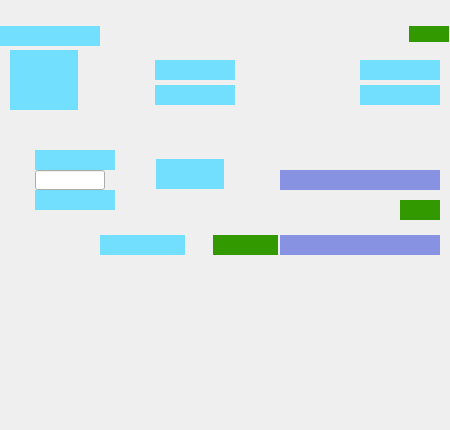
<?xml version="1.0" ?>
<ui version="4.0">
  <class>calc-3-4-2-1-FuncGen_full</class>
  <widget class="QWidget" name="screen">
    <property name="geometry">
      <rect>
        <x>800</x>
        <y>546</y>
        <width>450</width>
        <height>430</height>
      </rect>
    </property>
    <property name="styleSheet">
      <string notr="true">QWidget#screen {
  color: rgb(0, 0, 0);
  background-color: rgb(200, 200, 200);
  }</string>
    </property>
    <property name="windowTitle">
      <string>calc-3-4-2-1-FuncGen_full</string>
    </property>
    <widget class="QWidget" name="rectangle">
      <property name="geometry">
        <rect>
          <x>0</x>
          <y>0</y>
          <width>450</width>
          <height>25</height>
        </rect>
      </property>
      <property name="styleSheet">
        <string notr="true">QWidget#rectangle {
  color: rgb(255, 255, 255);
  }</string>
      </property>
      <property name="toolTip">
        <string>TBA widget: rectangle</string>
      </property>
    </widget>
    <widget class="QWidget" name="choice_button">
      <property name="geometry">
        <rect>
          <x>10</x>
          <y>50</y>
          <width>68</width>
          <height>60</height>
        </rect>
      </property>
      <property name="styleSheet">
        <string notr="true">QWidget#choice_button {
  color: rgb(0, 0, 0);
  background-color: rgb(115, 223, 255);
  }</string>
      </property>
      <property name="toolTip">
        <string>TBA widget: choice_button</string>
      </property>
    </widget>
    <widget class="QWidget" name="text">
      <property name="geometry">
        <rect>
          <x>85</x>
          <y>88</y>
          <width>65</width>
          <height>14</height>
        </rect>
      </property>
      <property name="styleSheet">
        <string notr="true">QWidget#text {
  color: rgb(0, 0, 0);
  }</string>
      </property>
      <property name="toolTip">
        <string>TBA widget: text</string>
      </property>
    </widget>
    <widget class="QWidget" name="text_1">
      <property name="geometry">
        <rect>
          <x>85</x>
          <y>63</y>
          <width>65</width>
          <height>14</height>
        </rect>
      </property>
      <property name="styleSheet">
        <string notr="true">QWidget#text_1 {
  color: rgb(0, 0, 0);
  }</string>
      </property>
      <property name="toolTip">
        <string>TBA widget: text_1</string>
      </property>
    </widget>
    <widget class="QWidget" name="text_entry">
      <property name="geometry">
        <rect>
          <x>155</x>
          <y>85</y>
          <width>80</width>
          <height>20</height>
        </rect>
      </property>
      <property name="styleSheet">
        <string notr="true">QWidget#text_entry {
  color: rgb(0, 0, 0);
  background-color: rgb(115, 223, 255);
  }</string>
      </property>
      <property name="toolTip">
        <string>TBA widget: text_entry</string>
      </property>
    </widget>
    <widget class="QWidget" name="text_entry_1">
      <property name="geometry">
        <rect>
          <x>155</x>
          <y>60</y>
          <width>80</width>
          <height>20</height>
        </rect>
      </property>
      <property name="styleSheet">
        <string notr="true">QWidget#text_entry_1 {
  color: rgb(0, 0, 0);
  background-color: rgb(115, 223, 255);
  }</string>
      </property>
      <property name="toolTip">
        <string>TBA widget: text_entry_1</string>
      </property>
    </widget>
    <widget class="QWidget" name="text_2">
      <property name="geometry">
        <rect>
          <x>260</x>
          <y>63</y>
          <width>100</width>
          <height>14</height>
        </rect>
      </property>
      <property name="styleSheet">
        <string notr="true">QWidget#text_2 {
  color: rgb(0, 0, 0);
  }</string>
      </property>
      <property name="toolTip">
        <string>TBA widget: text_2</string>
      </property>
    </widget>
    <widget class="QWidget" name="text_3">
      <property name="geometry">
        <rect>
          <x>260</x>
          <y>88</y>
          <width>100</width>
          <height>14</height>
        </rect>
      </property>
      <property name="styleSheet">
        <string notr="true">QWidget#text_3 {
  color: rgb(0, 0, 0);
  }</string>
      </property>
      <property name="toolTip">
        <string>TBA widget: text_3</string>
      </property>
    </widget>
    <widget class="QWidget" name="text_entry_2">
      <property name="geometry">
        <rect>
          <x>360</x>
          <y>60</y>
          <width>80</width>
          <height>20</height>
        </rect>
      </property>
      <property name="styleSheet">
        <string notr="true">QWidget#text_entry_2 {
  color: rgb(0, 0, 0);
  background-color: rgb(115, 223, 255);
  }</string>
      </property>
      <property name="toolTip">
        <string>TBA widget: text_entry_2</string>
      </property>
    </widget>
    <widget class="QWidget" name="text_entry_3">
      <property name="geometry">
        <rect>
          <x>360</x>
          <y>85</y>
          <width>80</width>
          <height>20</height>
        </rect>
      </property>
      <property name="styleSheet">
        <string notr="true">QWidget#text_entry_3 {
  color: rgb(0, 0, 0);
  background-color: rgb(115, 223, 255);
  }</string>
      </property>
      <property name="toolTip">
        <string>TBA widget: text_entry_3</string>
      </property>
    </widget>
    <widget class="QWidget" name="text_4">
      <property name="geometry">
        <rect>
          <x>35</x>
          <y>125</y>
          <width>80</width>
          <height>20</height>
        </rect>
      </property>
      <property name="styleSheet">
        <string notr="true">QWidget#text_4 {
  color: rgb(0, 0, 0);
  }</string>
      </property>
      <property name="toolTip">
        <string>TBA widget: text_4</string>
      </property>
    </widget>
    <widget class="PyDMLineEdit" name="text_update_1">
      <property name="geometry">
        <rect>
          <x>35</x>
          <y>170</y>
          <width>70</width>
          <height>20</height>
        </rect>
      </property>
      <property name="styleSheet">
        <string notr="true">PyDMLineEdit#text_update_1 {
  color: rgb(10, 0, 184);
  background-color: rgb(200, 200, 200);
  }</string>
      </property>
      <property name="toolTip">
        <string>PV: ${P}${Q}:Output</string>
      </property>
      <property name="readOnly">
        <bool>true</bool>
      </property>
      <property name="channel" stdset="0">
        <string>ca://${P}${Q}:Output</string>
      </property>
    </widget>
    <widget class="QWidget" name="text_entry_4">
      <property name="geometry">
        <rect>
          <x>35</x>
          <y>150</y>
          <width>80</width>
          <height>20</height>
        </rect>
      </property>
      <property name="styleSheet">
        <string notr="true">QWidget#text_entry_4 {
  color: rgb(0, 0, 0);
  background-color: rgb(115, 223, 255);
  }</string>
      </property>
      <property name="toolTip">
        <string>TBA widget: text_entry_4</string>
      </property>
    </widget>
    <widget class="QWidget" name="text_entry_5">
      <property name="geometry">
        <rect>
          <x>35</x>
          <y>190</y>
          <width>80</width>
          <height>20</height>
        </rect>
      </property>
      <property name="styleSheet">
        <string notr="true">QWidget#text_entry_5 {
  color: rgb(0, 0, 0);
  background-color: rgb(115, 223, 255);
  }</string>
      </property>
      <property name="toolTip">
        <string>TBA widget: text_entry_5</string>
      </property>
    </widget>
    <widget class="QWidget" name="text_5">
      <property name="geometry">
        <rect>
          <x>10</x>
          <y>195</y>
          <width>20</width>
          <height>10</height>
        </rect>
      </property>
      <property name="styleSheet">
        <string notr="true">QWidget#text_5 {
  color: rgb(0, 0, 0);
  }</string>
      </property>
      <property name="toolTip">
        <string>TBA widget: text_5</string>
      </property>
    </widget>
    <widget class="QWidget" name="text_6">
      <property name="geometry">
        <rect>
          <x>10</x>
          <y>155</y>
          <width>20</width>
          <height>10</height>
        </rect>
      </property>
      <property name="styleSheet">
        <string notr="true">QWidget#text_6 {
  color: rgb(0, 0, 0);
  }</string>
      </property>
      <property name="toolTip">
        <string>TBA widget: text_6</string>
      </property>
    </widget>
    <widget class="QWidget" name="text_entry_6">
      <property name="geometry">
        <rect>
          <x>280</x>
          <y>170</y>
          <width>160</width>
          <height>20</height>
        </rect>
      </property>
      <property name="styleSheet">
        <string notr="true">QWidget#text_entry_6 {
  color: rgb(0, 0, 0);
  background-color: rgb(135, 147, 226);
  }</string>
      </property>
      <property name="toolTip">
        <string>TBA widget: text_entry_6</string>
      </property>
    </widget>
    <widget class="QWidget" name="choice_button_1">
      <property name="geometry">
        <rect>
          <x>156</x>
          <y>159</y>
          <width>68</width>
          <height>30</height>
        </rect>
      </property>
      <property name="styleSheet">
        <string notr="true">QWidget#choice_button_1 {
  color: rgb(0, 0, 0);
  background-color: rgb(115, 223, 255);
  }</string>
      </property>
      <property name="toolTip">
        <string>TBA widget: choice_button_1</string>
      </property>
    </widget>
    <widget class="QWidget" name="composite_2">
      <property name="geometry">
        <rect>
          <x>120</x>
          <y>174</y>
          <width>150</width>
          <height>10</height>
        </rect>
      </property>
      <property name="toolTip">
        <string>TBA widget: composite_2</string>
      </property>
    </widget>
    <widget class="QWidget" name="menu">
      <property name="geometry">
        <rect>
          <x>100</x>
          <y>235</y>
          <width>85</width>
          <height>20</height>
        </rect>
      </property>
      <property name="styleSheet">
        <string notr="true">QWidget#menu {
  color: rgb(0, 0, 0);
  background-color: rgb(115, 223, 255);
  }</string>
      </property>
      <property name="toolTip">
        <string>TBA widget: menu</string>
      </property>
    </widget>
    <widget class="QWidget" name="text_7">
      <property name="geometry">
        <rect>
          <x>0</x>
          <y>2</y>
          <width>225</width>
          <height>20</height>
        </rect>
      </property>
      <property name="styleSheet">
        <string notr="true">QWidget#text_7 {
  color: rgb(0, 0, 0);
  }</string>
      </property>
      <property name="toolTip">
        <string>TBA widget: text_7</string>
      </property>
    </widget>
    <widget class="QWidget" name="polyline">
      <property name="geometry">
        <rect>
          <x>0</x>
          <y>22</y>
          <width>454</width>
          <height>3</height>
        </rect>
      </property>
      <property name="styleSheet">
        <string notr="true">QWidget#polyline {
  color: rgb(10, 0, 184);
  }</string>
      </property>
      <property name="toolTip">
        <string>TBA widget: polyline</string>
      </property>
    </widget>
    <widget class="QWidget" name="text_8">
      <property name="geometry">
        <rect>
          <x>225</x>
          <y>4</y>
          <width>225</width>
          <height>14</height>
        </rect>
      </property>
      <property name="styleSheet">
        <string notr="true">QWidget#text_8 {
  color: rgb(0, 0, 0);
  }</string>
      </property>
      <property name="toolTip">
        <string>TBA widget: text_8</string>
      </property>
    </widget>
    <widget class="QWidget" name="text_9">
      <property name="geometry">
        <rect>
          <x>10</x>
          <y>215</y>
          <width>400</width>
          <height>10</height>
        </rect>
      </property>
      <property name="styleSheet">
        <string notr="true">QWidget#text_9 {
  color: rgb(105, 105, 105);
  }</string>
      </property>
      <property name="toolTip">
        <string>TBA widget: text_9</string>
      </property>
    </widget>
    <widget class="QWidget" name="menu_1">
      <property name="geometry">
        <rect>
          <x>0</x>
          <y>26</y>
          <width>100</width>
          <height>20</height>
        </rect>
      </property>
      <property name="styleSheet">
        <string notr="true">QWidget#menu_1 {
  color: rgb(0, 0, 0);
  background-color: rgb(115, 223, 255);
  }</string>
      </property>
      <property name="toolTip">
        <string>TBA widget: menu_1</string>
      </property>
    </widget>
    <widget class="QWidget" name="related_display_108">
      <property name="geometry">
        <rect>
          <x>400</x>
          <y>200</y>
          <width>40</width>
          <height>20</height>
        </rect>
      </property>
      <property name="styleSheet">
        <string notr="true">QWidget#related_display_108 {
  color: rgb(255, 255, 255);
  background-color: rgb(51, 153, 0);
  }</string>
      </property>
      <property name="toolTip">
        <string>TBA widget: related_display_108</string>
      </property>
    </widget>
    <widget class="QWidget" name="related_display_109">
      <property name="geometry">
        <rect>
          <x>409</x>
          <y>26</y>
          <width>40</width>
          <height>16</height>
        </rect>
      </property>
      <property name="styleSheet">
        <string notr="true">QWidget#related_display_109 {
  color: rgb(255, 255, 255);
  background-color: rgb(51, 153, 0);
  }</string>
      </property>
      <property name="toolTip">
        <string>TBA widget: related_display_109</string>
      </property>
    </widget>
    <widget class="QWidget" name="polyline_1">
      <property name="geometry">
        <rect>
          <x>-1</x>
          <y>119</y>
          <width>452</width>
          <height>2</height>
        </rect>
      </property>
      <property name="styleSheet">
        <string notr="true">QWidget#polyline_1 {
  color: rgb(0, 0, 0);
  }</string>
      </property>
      <property name="toolTip">
        <string>TBA widget: polyline_1</string>
      </property>
    </widget>
    <widget class="QWidget" name="polyline_2">
      <property name="geometry">
        <rect>
          <x>-2</x>
          <y>230</y>
          <width>452</width>
          <height>2</height>
        </rect>
      </property>
      <property name="styleSheet">
        <string notr="true">QWidget#polyline_2 {
  color: rgb(0, 0, 0);
  }</string>
      </property>
      <property name="toolTip">
        <string>TBA widget: polyline_2</string>
      </property>
    </widget>
    <widget class="QWidget" name="text_entry_7">
      <property name="geometry">
        <rect>
          <x>280</x>
          <y>235</y>
          <width>160</width>
          <height>20</height>
        </rect>
      </property>
      <property name="styleSheet">
        <string notr="true">QWidget#text_entry_7 {
  color: rgb(0, 0, 0);
  background-color: rgb(135, 147, 226);
  }</string>
      </property>
      <property name="toolTip">
        <string>TBA widget: text_entry_7</string>
      </property>
    </widget>
    <widget class="QWidget" name="related_display_110">
      <property name="geometry">
        <rect>
          <x>213</x>
          <y>235</y>
          <width>65</width>
          <height>20</height>
        </rect>
      </property>
      <property name="styleSheet">
        <string notr="true">QWidget#related_display_110 {
  color: rgb(255, 255, 255);
  background-color: rgb(51, 153, 0);
  }</string>
      </property>
      <property name="toolTip">
        <string>TBA widget: related_display_110</string>
      </property>
    </widget>
    <widget class="QWidget" name="composite_3">
      <property name="geometry">
        <rect>
          <x>0</x>
          <y>260</y>
          <width>450</width>
          <height>170</height>
        </rect>
      </property>
      <property name="toolTip">
        <string>TBA widget: composite_3</string>
      </property>
    </widget>
    <widget class="QWidget" name="composite_4">
      <property name="geometry">
        <rect>
          <x>0</x>
          <y>260</y>
          <width>450</width>
          <height>170</height>
        </rect>
      </property>
      <property name="toolTip">
        <string>TBA widget: composite_4</string>
      </property>
    </widget>
    <widget class="QWidget" name="composite_5">
      <property name="geometry">
        <rect>
          <x>0</x>
          <y>260</y>
          <width>450</width>
          <height>170</height>
        </rect>
      </property>
      <property name="toolTip">
        <string>TBA widget: composite_5</string>
      </property>
    </widget>
    <widget class="QWidget" name="text_10">
      <property name="geometry">
        <rect>
          <x>175</x>
          <y>140</y>
          <width>200</width>
          <height>20</height>
        </rect>
      </property>
      <property name="styleSheet">
        <string notr="true">QWidget#text_10 {
  color: rgb(0, 0, 0);
  }</string>
      </property>
      <property name="toolTip">
        <string>TBA widget: text_10</string>
      </property>
    </widget>
    <widget class="QWidget" name="rectangle_1">
      <property name="geometry">
        <rect>
          <x>140</x>
          <y>135</y>
          <width>303</width>
          <height>60</height>
        </rect>
      </property>
      <property name="styleSheet">
        <string notr="true">QWidget#rectangle_1 {
  color: rgb(0, 0, 0);
  }</string>
      </property>
      <property name="toolTip">
        <string>TBA widget: rectangle_1</string>
      </property>
    </widget>
    <widget class="QWidget" name="text_11">
      <property name="geometry">
        <rect>
          <x>10</x>
          <y>238</y>
          <width>85</width>
          <height>14</height>
        </rect>
      </property>
      <property name="styleSheet">
        <string notr="true">QWidget#text_11 {
  color: rgb(0, 0, 0);
  }</string>
      </property>
      <property name="toolTip">
        <string>TBA widget: text_11</string>
      </property>
    </widget>
    <widget class="QWidget" name="composite_6">
      <property name="geometry">
        <rect>
          <x>0</x>
          <y>260</y>
          <width>450</width>
          <height>170</height>
        </rect>
      </property>
      <property name="toolTip">
        <string>TBA widget: composite_6</string>
      </property>
    </widget>
  </widget>
  <customwidgets>
    <customwidget>
      <class>PyDMLineEdit</class>
      <extends>QLineEdit</extends>
      <header>pydm.widgets.line_edit</header>
    </customwidget>
    <customwidget>
      <class>PyDMLabel</class>
      <extends>QLabel</extends>
      <header>pydm.widgets.label</header>
    </customwidget>
    <customwidget>
      <class>PyDMEmbeddedDisplay</class>
      <extends>QFrame</extends>
      <header>pydm.widgets.embedded_display</header>
    </customwidget>
    <customwidget>
      <class>PyDMRelatedDisplayButton</class>
      <extends>QPushButton</extends>
      <header>pydm.widgets.related_display_button</header>
    </customwidget>
  </customwidgets>
</ui>
